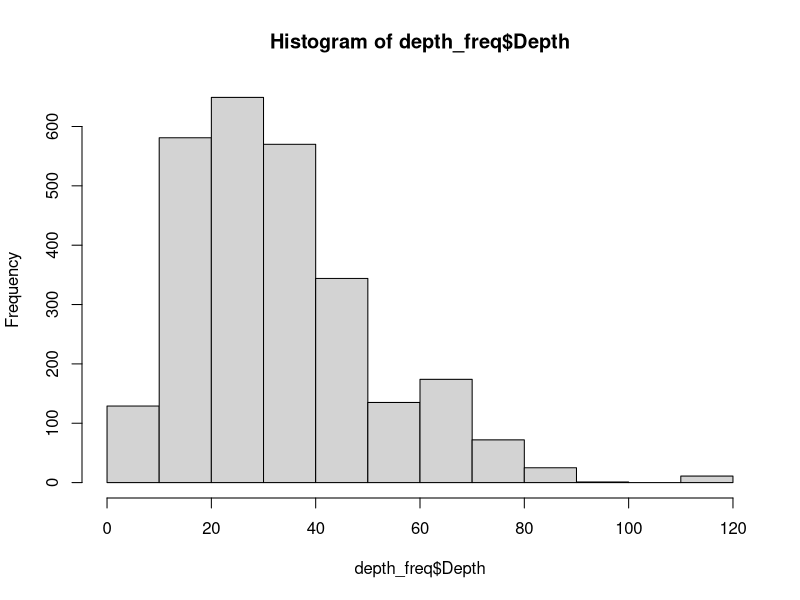
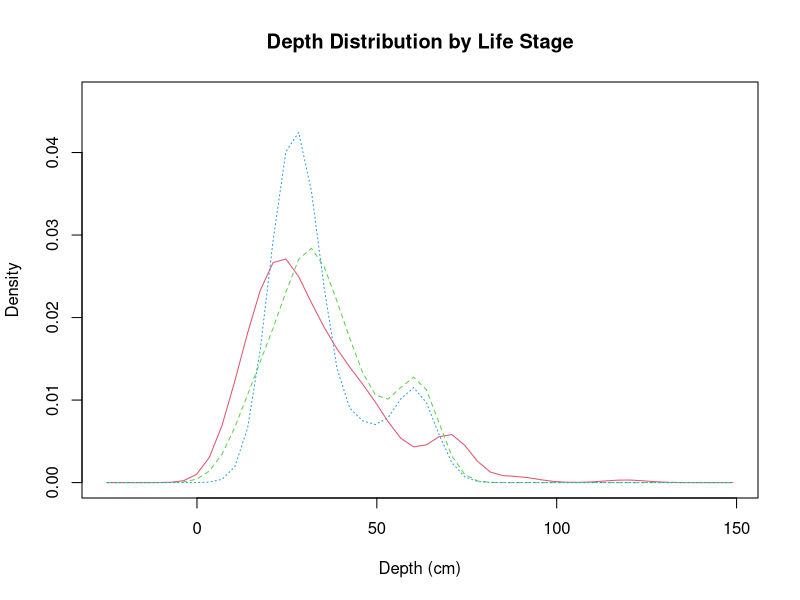

Recreate these plots in R, in order. (Note: this script raises an error after producing the figures.)
### all probability curves

library(tidyverse)
library(dplyr)
library(sm)

setwd("/Users/katieirving/Documents/git/flow_eco_mech")

## work flow
## histograms as probability
## density or probability?
## scale and center using mean depth

## upload data 
## Depth
## Adult

ad_depth_con <- read.csv("output_data/05a_adult_depth_continuous.csv")
ad_depth_cat <- read.csv("output_data/05a_adult_depth_categorical.csv")
juv_depth_con <- read.csv("output_data/05a_juvenile_depth_continuous.csv")
juv_depth_cat <- read.csv("output_data/05a_juvenile_depth_categorical.csv")
sp_depth_cat <- read.csv("output_data/05a_spawning_depth_continuous.csv")

## format spawning
sp_depth_catx <- sp_depth_cat[,c(4,15)]
sp_depth_catx$Depth <- sp_depth_catx$Depth..m.*100
sp_depth_catx$Abundance <- 1
sp_depth_catx$Dataset <- "Saiki"
sp_depth_catx<- sp_depth_catx[, 3:5]
sp_depth_catx$Life_Stage <- "Spawning"
sp_depth_catx
## combine data adult
all_depth <- rbind(ad_depth_con, ad_depth_cat)

all_depth$Life_Stage <- "Adult"
head(all_depth)
all_depth<- all_depth[,-1]

## combine juv depth
juv_depth <- rbind(juv_depth_cat, juv_depth_con)
juv_depth$Life_Stage <- "Juvenile"
juv_depth <- juv_depth[,-1]
## combine all
head(juv_depth)
head(all_depth)
head(sp_depth_catx)
all_depthx <- rbind(all_depth, sp_depth_catx, juv_depth)
all_depthx <- na.omit(all_depthx)
## uncount data into frequency 

depth_freq <- all_depthx %>% 
  uncount(Abundance)
hist(depth_freq$Depth)

##look at different life stages

tx <- depth_freq$Life_Stage == "Adult"
sx <- depth_freq$Life_Stage == "Juvenile"
wx <- depth_freq$Life_Stage == "Spawning"


depth_freq$Dataset_num[tx] <- 1
depth_freq$Dataset_num[sx] <- 2
depth_freq$Dataset_num[wx] <- 3
sum(is.na(depth_freq))

attach(depth_freq)

# create value labels
data.f <- factor(Dataset_num, levels= 1:3,
                 labels = c("Adult", "Juvenile", "Spawning"))
data.f
str(Depth)
as.vector(Depth)
# plot densities
sm.density.compare(as.vector(Depth), Dataset_num, xlab="Depth (cm)")
title(main="Depth Distribution by Life Stage")

# add legend via mouse click
colfill<-c(2:(2+length(levels(data.f))))
legend(locator(1), levels(data.f), fill=colfill)

### individual life stages
## uncount data into frequency

depth_freq <- all_depth %>% 
  uncount(Abundance)
hist(depth_freq$Depth)

##look at different data sets

## compare different data sets
### get numbers for datasets
unique(depth_freq$Dataset)
tx <- depth_freq$Dataset == "Thompson"
sx <- depth_freq$Dataset == "Saiki"
wx <- depth_freq$Dataset == "Wulff"
swx <- depth_freq$Dataset == "SAWA"
smx <- depth_freq$Dataset == "SMEA"

depth_freq$Dataset_num[tx] <- 1
depth_freq$Dataset_num[sx] <- 2
depth_freq$Dataset_num[wx] <- 3
depth_freq$Dataset_num[swx] <- 4
depth_freq$Dataset_num[smx] <- 5

attach(depth_freq)

# create value labels
data.f <- factor(Dataset_num, levels= 1:5,
                 labels = c("Thompson", "Saiki", "Wulff", "SAWA", "SMEA"))
data.f
str(Depth)
as.vector(Depth)
# plot densities
sm.density.compare(as.vector(Depth), Dataset_num, xlab="Depth (cm)")
title(main="Depth Distribution by Dataset")

# add legend via mouse click
colfill<-c(2:(2+length(levels(data.f))))
legend(locator(1), levels(data.f), fill=colfill)

### centered and scaled histogram probability
mean ## 33.5929
(71-33.5929)/4
subset(depth_freq, Scaled_Depth >=2)

depth_freq$Scaled_Depth <-scale(depth_freq$Depth, scale=T, center=T)
scaled_x <- depth_freq$Scaled_Depth
h <- hist(scaled_x)
h$counts=(h$counts/sum(h$counts))*100
plot(h, xlab="Distance from mean Depth", ylab = "Percentage of observations",main = "Adult/Depth: Probability curve")
par(new=TRUE)
xfit<-seq(min(scaled_x),max(scaled_x),length=120)
yfit<-dnorm(xfit,mean=mean(scaled_x),sd=sd(scaled_x))
#plot the line with no axes or labels
plot(xfit, yfit, axes=FALSE, xlab='', ylab='', type='l', col='red' )
#add these now with axis
axis(4, at=pretty(range(yfit)))
scaled_x
dnorm()

### spawning

## uncount data into frequency
sp_depth_catx <- sp_depth_cat[,c(4,15)]
sp_depth_catx$Depth <- sp_depth_catx$Depth..m.*100
sp_depth_catx$Abundance <- 1
sp_depth_catx$Dataset <- "Saiki"
write.csv(sp_depth_catx, "output_data/08a_spawning_depth_abundance.csv")

depth_freq <- sp_depth_catx %>% 
  uncount(Abundance)
hist(depth_freq$Depth)

##look at different sites

## compare different data sets
### get numbers for datasets
unique(depth_freq$Site)
tx <- depth_freq$Site == "MWDA"
sx <- depth_freq$Site == "MWDB"
wx <- depth_freq$Site == "SGRA"
swx <- depth_freq$Site == "SGRB"
tx
sx
wx
swx
depth_freq$Dataset_num[tx] <- 1
depth_freq$Dataset_num[sx] <- 1
depth_freq$Dataset_num[wx] <- 2
depth_freq$Dataset_num[swx] <- 2

depth_freq <- na.omit(depth_freq)
attach(depth_freq)

# create value labels
data.f <- factor(Dataset_num, levels= 1:2,
                 labels = c("Santa Ana", "San Gabriel"))
data.f
str(Depth)
as.vector(Depth)
# plot densities
as.vector(Depth)
sm.density.compare(as.vector(Depth), Dataset_num, xlab="Depth (cm)")
title(main="Depth Distribution by Site (Saiki)")

# add legend via mouse click
colfill<-c(2:(2+length(levels(data.f))))
legend(locator(1), levels(data.f), fill=colfill)

### centered and scaled histogram probability
mean ## 34.5
depth_freq <- na.omit(depth_freq)
mean(depth_freq$Depth)

depth_freq$Scaled_Depth <-scale(depth_freq$Depth, scale=T, center=T)
scaled_x <- depth_freq$Scaled_Depth
h <- hist(scaled_x)
h$counts=(h$counts/sum(h$counts))*100
plot(h, xlab="Distance from mean Depth", ylab = "Percentage of observations",main = "Spawning/Depth: Probability curve")
par(new=TRUE)
xfit<-seq(min(scaled_x),max(scaled_x),length=120)
yfit<-dnorm(xfit,mean=mean(scaled_x),sd=sd(scaled_x))
#plot the line with no axes or labels
plot(xfit, yfit, axes=FALSE, xlab='', ylab='', type='l', col='red' )
#add these now with axis
axis(4, at=pretty(range(yfit)))


### juvenile

juv_depth_con <- read.csv("output_data/05a_juvenile_depth_continuous.csv")
juv_depth_cat <- read.csv("output_data/05a_juvenile_depth_categorical.csv")
# sp_depth_cat <- read.csv("output_data/05a_spawning_depth_continuous.csv")

## combine data
all_depth <- rbind(juv_depth_con, juv_depth_cat)

## uncount data into frequency

depth_freq <- all_depth %>% 
  uncount(Abundance)
hist(depth_freq$Depth)

##look at different data sets

## compare different data sets
### get numbers for datasets
unique(depth_freq$Dataset)
sx <- depth_freq$Dataset == "Saiki"
smx <- depth_freq$Dataset == "SMEA"

depth_freq$Dataset_num[sx] <- 1
depth_freq$Dataset_num[smx] <- 2

attach(depth_freq)

# create value labels
data.f <- factor(Dataset_num, levels= 1:2,
                 labels = c("Saiki", "SMEA"))
data.f
str(Depth)
as.vector(Depth)
# plot densities
sm.density.compare(as.vector(Depth), Dataset_num, xlab="Depth (cm)")
title(main="Depth Distribution by Dataset (Juvenile)")

# add legend via mouse click
colfill<-c(2:(2+length(levels(data.f))))
legend(locator(1), levels(data.f), fill=colfill)

# mean ## 36.55253
depth_freq$Scaled_Depth <-scale(depth_freq$Depth, scale=T, center=T)
scaled_x <- depth_freq$Scaled_Depth
h <- hist(scaled_x)
h$counts=(h$counts/sum(h$counts))*100
plot(h,  xlab="Distance from mean Depth", ylab = "Percentage of observations", main = "Juvenile/Depth: Probability curve")
par(new=TRUE)
xfit<-seq(min(scaled_x),max(scaled_x),length=120)
yfit<-dnorm(xfit,mean=mean(scaled_x),sd=sd(scaled_x))
#plot the line with no axes or labels
plot(xfit, yfit, axes=FALSE, xlab='', ylab='', type='l', col='red' )
#add these now with axis
axis(4, at=pretty(range(yfit)))
# axis(1, at=pretty(seq(0,120,1)))

### example of logistic regression with percentage

## frequency column
#### histogram
## use adult data
all_depth <- rbind(ad_depth_con, ad_depth_cat)

depth_freq <- all_depth %>% 
  uncount(Abundance)
hist(depth_freq$Depth)

sum(h$counts)
x <-depth_freq$Depth
h<-hist(x)
fr <- h$counts
per <- ((h$counts/sum(h$counts))*100)
h$counts=(h$counts/sum(h$counts))*100

xfit<-seq(min(x),max(x),length=130)
yfit<-dnorm(xfit,mean=mean(x),sd=sd(x))
yfit <- yfit*diff(h$mids[1:2])*length(x)
lines(xfit, yfit, col="blue", lwd=2)
diff(h$mids[1:2])
xfit ## depths
yfit ## frequencies

percs <- as.data.frame(matrix(ncol=2,nrow=12))
colnames(percs) <- c("freq", "percs")
percs$freq <- fr
percs$percs <- per
percs

freq_df <- cbind(xfit, yfit)

freq_df <- as.data.frame(freq_df)
names(freq_df) <- c("Depth", "Freq")
str(freq_df)
max(freq_df$Freq)


freq_df$f140 <- ifelse(freq_df$Freq >=140, 1,0) ## around 5% of observations
range(freq_df[which(freq_df$f140==1),"Depth"]) ## depths between 64 & 120


freq_df$f300 <- ifelse(freq_df$Freq  >= 300, 1,0) ## around 12.5% of observations
range(freq_df[which(freq_df$f300==1),"Depth"])

freq_df$f493 <- ifelse(freq_df$Freq >= 493 , 1,0) ## around 20.3% of observations
range(freq_df[which(freq_df$f493==1),"Depth"])

# freq_df$fmax <- ifelse(freq_df$Freq > 493, 1,0) ## around 20.3% of observations
# range(freq_df[which(freq_df$fmax==1),"Depth"])

freq_df

## model glm

freq140_glm <- glm(f140~Depth, data=freq_df,family=binomial(link = "logit"))
summary(freq140_glm)

freq300_glm <- glm(f300~Depth, data=freq_df,family=binomial(link = "logit"))
summary(freq300_glm)

freq493_glm <- glm(f493~Depth, data=freq_df,family=binomial(link = "logit"))
summary(freq493_glm)

freqmax_glm <- glm(fmax~Depth, data=freq_df,family=binomial(link = "logit"))
summary(freqmax_glm)


# create range of depth values

xdepth  <- seq(0,130, 0.1)
## prediction

## percentage is in relation to the bins in histogram

ydepth <- predict(freq140_glm, list(Depth = xdepth), type="response")
plot(freq_df$Depth, freq_df$f140, pch = 16, xlab = "Depth (cm)", ylab = "Presence", main="Adult/Depth: 5% Obvs")
lines(xdepth, ydepth) ## need to force through 0


ydepth <- predict(freq300_glm, list(Depth = xdepth), type="response")
plot(freq_df$Depth, freq_df$f300, pch = 16, xlab = "Depth (cm)", ylab = "Presence", main="Adult/Depth: 12.5% Obvs")
lines(xdepth, ydepth) ## need to force through 0

ydepth <- predict(freq493_glm, list(Depth = xdepth), type="response")
plot(freq_df$Depth, freq_df$f493, pch = 16, xlab = "Depth (cm)", ylab = "Presence", main="Adult/Depth: 46% Obvs")
lines(xdepth, ydepth) ## need to force through 0

ydepth <- predict(freqmax_glm, list(Depth = xdepth), type="response")
plot(freq_df$Depth, freq_df$fmax, pch = 16, xlab = "Depth (cm)", ylab = "Presence", main="Adult/Depth: 46% Obvs")
lines(xdepth, ydepth) ## need to force through 0

## back to prob curves

## temperature
ad_temp_con <- read.csv("output_data/05a_adult_temperature_continuous.csv")
juv_temp_con <- read.csv("output_data/05a_juvenile_temperature_continuous.csv")
sp_temp_con <- read.csv("output_data/05a_spawning_temperature_continuous.csv")
juv_temp_con
## adult
ad_temp_con
## uncount data into frequency

temp_freq <- ad_temp_con %>% 
  uncount(abundance)
hist(temp_freq$Temp)

##look at different data sets

## compare different data sets
### get numbers for datasets
unique(temp_freq$Dataset)
sx <- temp_freq$Dataset == "Saiki"
swx <- temp_freq$Dataset == "SAWA"

temp_freq$Dataset_num[sx] <- 1
temp_freq$Dataset_num[swx] <- 2

attach(temp_freq)

# create value labels
data.f <- factor(Dataset_num, levels= 1:2,
                 labels = c("Saiki", "SAWA"))


# plot densities
sm.density.compare(as.vector(Temp), Dataset_num, xlab="Temp")
title(main="Temp Distribution by Dataset (Adult)")

# add legend via mouse click
colfill<-c(2:(2+length(levels(data.f))))
legend(locator(1), levels(data.f), fill=colfill)

mean(temp_freq$Temp) ## 19.19221
temp_freq$Scaled_Temp <-scale(temp_freq$Temp, scale=T, center=T)
scaled_x <- temp_freq$Scaled_Temp
h <- hist(scaled_x)
h$counts=(h$counts/sum(h$counts))*100
plot(h,  xlab="Distance from mean Temp", ylab = "Percentage of observations", main = "Adult/Temp: Probability curve")
par(new=TRUE)
xfit<-seq(min(scaled_x),max(scaled_x),length=120)
yfit<-dnorm(xfit,mean=mean(scaled_x),sd=sd(scaled_x))
#plot the line with no axes or labels
plot(xfit, yfit, axes=FALSE, xlab='', ylab='', type='l', col='red' )
#add these now with axis
axis(4, at=pretty(range(yfit)))
# axis(1, at=pretty(seq(0,120,1)))

## Juvenile

juv_temp_con
## adult
ad_temp_con
## uncount data into frequency

temp_freq <- juv_temp_con %>% 
  uncount(Abundance)
hist(temp_freq$Temp)

mean(temp_freq$Temp) ## 17.02222
temp_freq$Scaled_Temp <-scale(temp_freq$Temp, scale=T, center=T)
scaled_x <- temp_freq$Scaled_Temp
h <- hist(scaled_x)
h$counts=(h$counts/sum(h$counts))*100
plot(h,  xlab="Distance from mean Temp", ylab = "Percentage of observations", main = "Juvenile/Temp: Probability curve")
par(new=TRUE)
xfit<-seq(min(scaled_x),max(scaled_x),length=120)
yfit<-dnorm(xfit,mean=mean(scaled_x),sd=sd(scaled_x))
#plot the line with no axes or labels
plot(xfit, yfit, axes=FALSE, xlab='', ylab='', type='l', col='red' )
#add these now with axis
axis(4, at=pretty(range(yfit)))
# axis(1, at=pretty(seq(0,120,1)))
min(temp_freq$Temp)

## spawning
sp_temp_conx <- sp_temp_con[,c(4,14)]
sp_temp_conx$Temp <- sp_temp_conx$Temp...C.
sp_temp_conx$Temp...C. <- NULL
sp_temp_conx$Abundance <- 1
sp_temp_conx$Dataset <- "Saiki"

sp_temp_conx
sp_temp_conx <- na.omit(sp_temp_conx)
write.csv(sp_temp_conx, "output_data/08a_spawning_temp_abundance.csv")
temp_freq <- sp_temp_conx %>% 
  uncount(Abundance)
hist(temp_freq$Temp)

mean(temp_freq$Temp) ## 19.482
temp_freq$Scaled_Temp <-scale(temp_freq$Temp, scale=T, center=T)
scaled_x <- temp_freq$Scaled_Temp
h <- hist(scaled_x)
h$counts=(h$counts/sum(h$counts))*100
plot(h,  xlab="Distance from mean Temp", ylab = "Percentage of observations", main = "Spawning/Temp: Probability curve")
par(new=TRUE)
xfit<-seq(min(scaled_x),max(scaled_x),length=120)
yfit<-dnorm(xfit,mean=mean(scaled_x),sd=sd(scaled_x))
#plot the line with no axes or labels
plot(xfit, yfit, axes=FALSE, xlab='', ylab='', type='l', col='red' )
#add these now with axis
axis(4, at=pretty(range(yfit)))
# axis(1, at=pretty(seq(0,120,1)))
min(temp_freq$Temp)

## velocity

ad_vel_con <- read.csv("output_data/05a_adult_velocity_continuous.csv")
# ad_vel_cat <- read.csv("output_data/05a_adult_velocity_categorical.csv") ## bottom velocity
juv_vel_con <- read.csv("output_data/05a_juvenile_velocity_continuous.csv")
# juv_vel_cat <- read.csv("output_data/05a_juvenile_velocity_categorical.csv") ## bottom velocity
sp_vel_con <- read.csv("output_data/05a_spawning_temperature_continuous.csv")
sp_vel_conx <- sp_vel_con[,c(4,16)]
sp_vel_conx$Velocity <- sp_vel_conx$Current..m.sec.
sp_vel_conx$Current..m.sec. <- NULL
sp_vel_conx$Abundance <- 1
sp_vel_conx$Dataset <- "Saiki"
sp_vel_conx <- na.omit(sp_vel_conx)
write.csv(sp_vel_conx, "output_data/08a_spawning_velocity_abundance")
## adult
ad_vel_con2 <- subset(ad_vel_con, Dataset=="Saiki")
ad_vel_con2


## uncount frequency
vel_freq <- ad_vel_con2 %>% 
  uncount(Abundance)
hist(vel_freq$Velocity)


## compare different data sets
### get numbers for datasets


#### curve
mean(vel_freq$Velocity) ## 0.3422552, -1 = 0.09ms
min(vel_freq$Velocity)
vel_freq$Scaled_Vel <-scale(vel_freq$Velocity, scale=T, center=T)
scaled_x <- vel_freq$Scaled_Vel
h <- hist(scaled_x)
h$counts=(h$counts/sum(h$counts))*100
plot(h,  xlab="Distance from mean Velocity", ylab = "Percentage of observations", main = "Adult/Velocity: Probability curve")
par(new=TRUE)
xfit<-seq(min(scaled_x),max(scaled_x),length=120)
yfit<-dnorm(xfit,mean=mean(scaled_x),sd=sd(scaled_x))
#plot the line with no axes or labels
plot(xfit, yfit, axes=FALSE, xlab='', ylab='', type='l', col='red' )
#add these now with axis
axis(4, at=pretty(range(yfit)))
# axis(1, at=pretty(seq(0,120,1)))
dnorm(-2, mean=mean(scaled_x),sd=sd(scaled_x))

## spawning
## uncount frequency
vel_freq <- sp_vel_conx %>% 
  uncount(Abundance)
hist(vel_freq$Velocity)


## compare different data sets
### get numbers for datasets


#### curve
mean(vel_freq$Velocity) ## 0.2751097, -1 = 0.09ms
min(vel_freq$Velocity)
vel_freq$Scaled_Vel <-scale(vel_freq$Velocity, scale=T, center=T)
scaled_x <- vel_freq$Scaled_Vel
h <- hist(scaled_x)
h$counts=(h$counts/sum(h$counts))*100
plot(h,  xlab="Distance from mean Velocity", ylab = "Percentage of observations", main = "Spawning/Velocity: Probability curve")
par(new=TRUE)
xfit<-seq(min(scaled_x),max(scaled_x),length=120)
yfit<-dnorm(xfit,mean=mean(scaled_x),sd=sd(scaled_x))
#plot the line with no axes or labels
plot(xfit, yfit, axes=FALSE, xlab='', ylab='', type='l', col='red' )
#add these now with axis
axis(4, at=pretty(range(yfit)))
# axis(1, at=pretty(seq(0,120,1)))
dnorm(-2, mean=mean(scaled_x),sd=sd(scaled_x))

vel_freq

## check saiki site velocity
saiki_vel <- read.csv("output_data/05a_saiki_site_adult_velocity.csv")
saiki_vel
##look at different data sets - need site info
unique(saiki_vel$Site)
ma <- saiki_vel$Site == "MWDA"
mb <- saiki_vel$Site == "MWDB"
m8 <- saiki_vel$Site == "MWD8"
sa <- saiki_vel$Site == "SGRA"
sb <- saiki_vel$Site == "SGRB"

saiki_vel$Dataset_num[ma] <- 1
saiki_vel$Dataset_num[mb] <- 1
saiki_vel$Dataset_num[m8] <- 1
saiki_vel$Dataset_num[sa] <- 2
saiki_vel$Dataset_num[sb] <- 2

attach(saiki_vel)

# create value labels
data.f <- factor(Dataset_num, levels= 1:2,
                 labels = c("Santa Ana", "San Gabriel"))


# plot densities
sm.density.compare(as.vector(Velocity), Dataset_num, xlab="Velocity")
title(main="Velocity Distribution by Site (Saiki)")

# add legend via mouse click
colfill<-c(2:(2+length(levels(data.f))))
legend(locator(1), levels(data.f), fill=colfill)

## simplified histogram

ad_depth_con <- read.csv("output_data/05a_adult_depth_continuous.csv")
ad_depth_cat <- read.csv("output_data/05a_adult_depth_categorical.csv")

## uncount data into frequency
all_depth <- rbind(ad_depth_con, ad_depth_cat)

depth_freq <- all_depth %>% 
  uncount(Abundance)
hist(depth_freq$Depth)


### centered and scaled histogram probability - simplified and saved high res

jpeg("figures/simple_prob_curve.jpg", width = 800, height = 1000)
# subset(depth_freq, Scaled_Depth >=2)
depth_freq$Scaled_Depth <-scale(depth_freq$Depth, scale=T, center=T)
scaled_x <- depth_freq$Scaled_Depth
h <- hist(scaled_x, plot=F)
h$counts=(h$counts/sum(h$counts))*100
plot(h,lty="white",xlab="Depth (cm)", ylab = "Habitat Suitability",main = "")
par(new=TRUE)
xfit<-seq(min(scaled_x),max(scaled_x),length=120)
yfit<-dnorm(xfit,mean=mean(scaled_x),sd=sd(scaled_x))
#plot the line with no axes or labels
plot(xfit, yfit, axes=FALSE,xlab="", ylab="", type='l', col='red')
dev.off()

dnorm(1, mean=mean(scaled_x),sd=sd(scaled_x))

#add these now with axis
axis(2, at=pretty(range(yfit)))

## not scaled check
# subset(depth_freq, Scaled_Depth >=2)

x <- depth_freq$Depth
h <- hist(x, plot=F)
h$counts=(h$counts/sum(h$counts))*100
plot(h,lty="white",xlab="Depth (cm)", ylab = "Probability of Suitable Habitat",main = "Adult Santa Ana Sucker")
par(new=TRUE)
xfit<-seq(min(x),max(x),length=120)
yfit<-dnorm(xfit,mean=mean(scaled_x),sd=sd(scaled_x))
#plot the line with no axes or labels
plot(xfit, yfit, axes=FALSE,xlab="", ylab="", type='l', col='red')

#add these now with axis
axis(2, at=pretty(range(yfit)))
